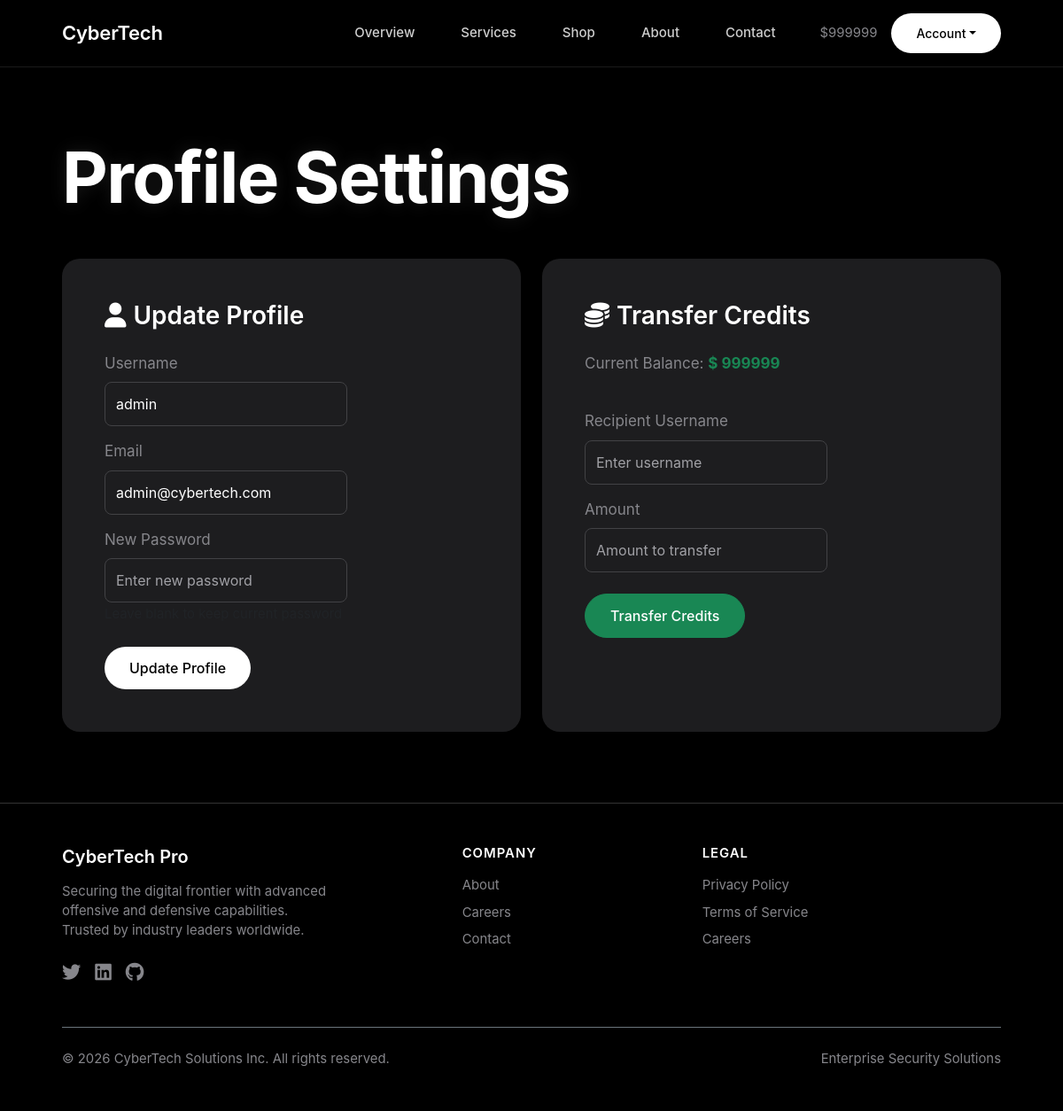
/challenge/profile.php (signed in), run on the app's committed database.
### tables this page shows
CREATE TABLE users (
    id INT AUTO_INCREMENT PRIMARY KEY,
    username VARCHAR(50) NOT NULL UNIQUE,
    password VARCHAR(255) NOT NULL,
    email VARCHAR(100),
    role VARCHAR(20) DEFAULT 'user',
    credits INT DEFAULT 100,
    created_at TIMESTAMP DEFAULT CURRENT_TIMESTAMP
);

### challenge/includes/config.php (called while the page is built, shortened)
<?php
$db_host = getenv('DB_HOST') ? getenv('DB_HOST') : "localhost";
$db_user = "redteam_user";
$db_pass = "root";
$db_name = "cybertech_db";
$conn = mysqli_connect($db_host, $db_user, $db_pass, $db_name);
if (!function_exists('getUserCredits')) {
    function getUserCredits($user_id)
    {
        global $conn;
        $query = "SELECT credits FROM users WHERE id = $user_id";
        $result = mysqli_query($conn, $query);
        $row = mysqli_fetch_assoc($result);
        return $row['credits'];
    }
}
?>

### challenge/profile.php (the view, shortened to what this page needs)
<?php
include 'includes/config.php';
$user_id = $_SESSION['user_id'];
$stmt = mysqli_prepare($conn, "SELECT * FROM users WHERE id = ?");
mysqli_stmt_bind_param($stmt, "i", $user_id);
mysqli_stmt_execute($stmt);
$result = mysqli_stmt_get_result($stmt);
$user = mysqli_fetch_assoc($result);
include 'includes/header.php';
?>
<div class="section-padding">
    <div class="container-custom">
        <h1 class="display-text mb-5">Profile Settings</h1>
        <div class="row g-4">
            <div class="col-md-6">
                <div class="bento-card p-5">
                    <h3 class="text-white mb-4"><i class="fas fa-user me-2"></i>Update Profile</h3>
                    <form method="POST" action="profile.php">
                        <div class="mb-3">
                            <label class="form-label text-secondary">Username</label>
                            <input type="text" class="form-control"
                                value="<?php echo htmlspecialchars($user['username']); ?>" disabled>
                        </div>
                        <div class="mb-3">
                            <label class="form-label text-secondary">Email</label>
                            <input type="email" name="email" class="form-control"
                                value="<?php echo htmlspecialchars($user['email']); ?>">
                        </div>
                        <div class="mb-4">
                            <label class="form-label text-secondary">New Password</label>
                            <input type="password" name="new_password" class="form-control"
                                placeholder="Enter new password">
                            <small class="text-muted">Leave blank to keep current password</small>
                        </div>
                        <button type="submit" class="btn btn-primary">Update Profile</button>
                    </form>
                </div>
            </div>
            <div class="col-md-6">
                <div class="bento-card p-5">
                    <h3 class="text-white mb-4"><i class="fas fa-coins me-2"></i>Transfer Credits</h3>
                    <div class="mb-4">
                        <p class="text-secondary">Current Balance: <span class="text-success fw-bold">$
                                <?php echo $user['credits']; ?>
                            </span></p>
                    </div>
                    <form method="POST" action="profile.php">
                        <div class="mb-3">
                            <label class="form-label text-secondary">Recipient Username</label>
                            <input type="text" name="transfer_to" class="form-control" placeholder="Enter username"
                                required>
                        </div>
                        <div class="mb-4">
                            <label class="form-label text-secondary">Amount</label>
                            <input type="number" name="transfer_amount" class="form-control"
                                placeholder="Amount to transfer" min="1" required>
                        </div>
                        <button type="submit" class="btn btn-success">Transfer Credits</button>
                    </form>
                </div>
            </div>
        </div>
    </div>
</div>
<?php include 'includes/footer.php'; ?>

### challenge/includes/header.php (shortened to what this page needs)
<!DOCTYPE html>
<html lang="en">
<head>
    <link href="https://cdn.jsdelivr.net/npm/bootstrap@5.3.0/dist/css/bootstrap.min.css" rel="stylesheet">
    <link href="https://cdnjs.cloudflare.com/ajax/libs/font-awesome/6.0.0/css/all.min.css" rel="stylesheet">
    <link href="css/style.css" rel="stylesheet">
</head>
<body>
    <nav class="navbar navbar-expand-lg sticky-top">
        <div class="container-custom w-100 d-flex justify-content-between align-items-center">
            <a class="navbar-brand" href="index.php">CyberTech</a>
            <div class="collapse navbar-collapse flex-grow-0" id="navbarNav">
                <ul class="navbar-nav gap-3 align-items-center">
                    <li class="nav-item"><a class="nav-link" href="index.php">Overview</a></li>
                    <li class="nav-item"><a class="nav-link" href="services.php">Services</a></li>
                    <li class="nav-item"><a class="nav-link" href="shop.php">Shop</a></li>
                    <li class="nav-item"><a class="nav-link" href="about.php">About</a></li>
                    <li class="nav-item"><a class="nav-link" href="contact.php">Contact</a></li>
                    <?php if (isset($_SESSION['user_id'])):
                        $my_credits = getUserCredits($_SESSION['user_id']);
                        ?>
                        <li class="nav-item d-flex align-items-center gap-3 ms-3">
                            <span class="text-secondary small">$<?php echo $my_credits; ?></span>
                            <div class="dropdown">
                                <a href="#" class="btn btn-primary btn-sm dropdown-toggle"
                                    data-bs-toggle="dropdown">Account</a>
                            </div>
                        </li>
                    <?php endif; ?>
                </ul>
            </div>
        </div>
    </nav>

### challenge/css/style.css (style rules this page uses)
*, *::before, *::after { box-sizing: border-box; margin: 0; padding: 0; }
:root { --bg-color: #000000; --text-primary: #F5F5F7; --text-secondary: #86868b; --accent-color: #2997ff; --surface-color: #1d1d1f; --border-color: #424245; }
body { background-color: var(--bg-color); color: var(--text-primary); font-family: -apple-system, BlinkMacSystemFont, "Segoe UI", Roboto, Helvetica, Arial, sans-serif; font-size: 17px; line-height: 1.5; -webkit-font-smoothing: antialiased; min-height: 100vh; display: flex; flex-direction: column; }
h1, h2, h3, h4, h5, h6 { color: var(--text-primary); font-weight: 600; margin-bottom: 0.5em; }
h1 { font-size: 56px; font-weight: 700; letter-spacing: -0.02em; }
h3 { font-size: 28px; font-weight: 600; }
.display-text { font-size: 80px; line-height: 1.1; font-weight: 700; color: #FFFFFF; text-shadow: 0 0 20px rgba(255, 255, 255, 0.1); background: none; -webkit-text-fill-color: initial; }
.text-secondary { color: var(--text-secondary) !important; }
.text-white { color: #FFFFFF !important; }
.navbar { background-color: rgba(0, 0, 0, 0.8) !important; backdrop-filter: blur(20px); -webkit-backdrop-filter: blur(20px); border-bottom: 1px solid rgba(255, 255, 255, 0.1); padding: 15px 0; }
.navbar-brand { font-size: 22px; font-weight: 600; color: #FFFFFF !important; letter-spacing: -0.01em; }
.nav-link { color: #cecece !important; font-size: 15px; font-weight: 500; margin: 0 10px; }
.btn { border-radius: 980px; font-weight: 500; padding: 12px 28px; transition: all 0.2s ease; }
.btn-primary { background-color: #FFFFFF; color: #000000; border: none; }
.bento-card { background-color: var(--surface-color); padding: 30px; border-radius: 20px; height: 100%; display: flex; flex-direction: column; align-items: flex-start; transition: transform 0.3s ease; }
.container-custom { max-width: 1100px; margin: 0 auto; padding: 0 20px; }
.section-padding { padding: 80px 0; }
.form-control, input.form-control, textarea.form-control, select.form-control { background: #1d1d1f !important; border: 1px solid #424245 !important; color: #FFFFFF !important; font-size: 16px; padding: 12px; border-radius: 8px; }
.form-control::placeholder, input.form-control::placeholder, textarea.form-control::placeholder { color: #a1a1a6 !important; opacity: 1 !important; }

### data on the page
users: credits "999999", username "admin", email "admin@cybertech.com"
